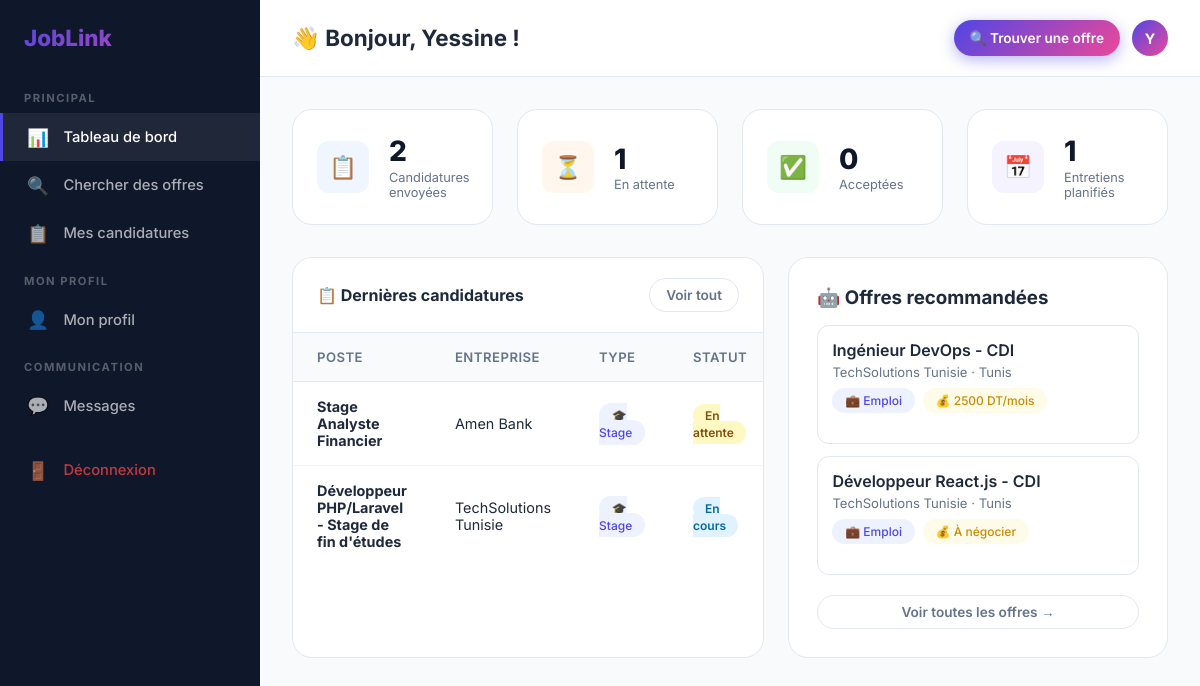
The page /etudiant/dashboard.php (signed in) on the database its author committed.
### tables this page shows
CREATE TABLE `student_profiles` (
  `id` int(11) NOT NULL AUTO_INCREMENT,
  `user_id` int(11) NOT NULL,
  `first_name` varchar(100) NOT NULL,
  `last_name` varchar(100) NOT NULL,
  `bio` text DEFAULT NULL,
  `cv_path` varchar(255) DEFAULT NULL,
  `portfolio_url` varchar(255) DEFAULT NULL,
  `sector` varchar(100) DEFAULT NULL,
  `location` varchar(100) DEFAULT NULL,
  `updated_at` timestamp NOT NULL DEFAULT current_timestamp() ON UPDATE current_timestamp(),
  PRIMARY KEY (`id`),
  KEY `user_id` (`user_id`),
  CONSTRAINT `fk_student_user` FOREIGN KEY (`user_id`) REFERENCES `users` (`id`) ON DELETE CASCADE
);

CREATE TABLE `applications` (
  `id` int(11) NOT NULL AUTO_INCREMENT,
  `offer_id` int(11) NOT NULL,
  `student_id` int(11) NOT NULL,
  `cover_letter` text DEFAULT NULL,
  `status` enum('pending','reviewed','accepted','rejected') NOT NULL DEFAULT 'pending',
  `applied_at` timestamp NOT NULL DEFAULT current_timestamp(),
  PRIMARY KEY (`id`),
  KEY `offer_id` (`offer_id`),
  KEY `student_id` (`student_id`),
  CONSTRAINT `fk_app_offer` FOREIGN KEY (`offer_id`) REFERENCES `job_offers` (`id`) ON DELETE CASCADE,
  CONSTRAINT `fk_app_student` FOREIGN KEY (`student_id`) REFERENCES `student_profiles` (`id`) ON DELETE CASCADE
);

CREATE TABLE `job_offers` (
  `id` int(11) NOT NULL AUTO_INCREMENT,
  `company_id` int(11) NOT NULL,
  `title` varchar(200) NOT NULL,
  `description` text NOT NULL,
  `offer_type` enum('stage','emploi') NOT NULL,
  `sector` varchar(100) DEFAULT NULL,
  `location` varchar(100) DEFAULT NULL,
  `duration` varchar(100) DEFAULT NULL,
  `remuneration` varchar(100) DEFAULT NULL,
  `status` enum('active','closed') NOT NULL DEFAULT 'active',
  `created_at` timestamp NOT NULL DEFAULT current_timestamp(),
  PRIMARY KEY (`id`),
  KEY `company_id` (`company_id`),
  CONSTRAINT `fk_offer_company` FOREIGN KEY (`company_id`) REFERENCES `company_profiles` (`id`) ON DELETE CASCADE
);

CREATE TABLE `company_profiles` (
  `id` int(11) NOT NULL AUTO_INCREMENT,
  `user_id` int(11) NOT NULL,
  `company_name` varchar(150) NOT NULL,
  `description` text DEFAULT NULL,
  `website_url` varchar(255) DEFAULT NULL,
  `logo_path` varchar(255) DEFAULT NULL,
  `sector` varchar(100) DEFAULT NULL,
  `location` varchar(100) DEFAULT NULL,
  `updated_at` timestamp NOT NULL DEFAULT current_timestamp() ON UPDATE current_timestamp(),
  PRIMARY KEY (`id`),
  KEY `user_id` (`user_id`),
  CONSTRAINT `fk_company_user` FOREIGN KEY (`user_id`) REFERENCES `users` (`id`) ON DELETE CASCADE
);

### etudiant/dashboard.php (the view, shortened to what this page needs)
<?php
require_once '../includes/auth.php';
$sp = $pdo->prepare("SELECT * FROM student_profiles WHERE user_id=?");
$sp->execute([$_SESSION['user_id']]);
$profile = $sp->fetch();
$sid = $profile['id'];
$total_apps  = $pdo->prepare("SELECT COUNT(*) FROM applications WHERE student_id=?"); $total_apps->execute([$sid]);
$pending     = $pdo->prepare("SELECT COUNT(*) FROM applications WHERE student_id=? AND status='pending'"); $pending->execute([$sid]);
$accepted    = $pdo->prepare("SELECT COUNT(*) FROM applications WHERE student_id=? AND status='accepted'"); $accepted->execute([$sid]);
$interviews  = $pdo->prepare("SELECT COUNT(*) FROM interviews i JOIN applications a ON i.application_id=a.id WHERE a.student_id=? AND i.status='scheduled'"); $interviews->execute([$sid]);
$recent = $pdo->prepare("SELECT a.*,jo.title,jo.offer_type,cp.company_name FROM applications a JOIN job_offers jo ON a.offer_id=jo.id JOIN company_profiles cp ON jo.company_id=cp.id WHERE a.student_id=? ORDER BY a.applied_at DESC LIMIT 5");
$recent->execute([$sid]);
$recent_apps = $recent->fetchAll();
$recs = $pdo->prepare("SELECT jo.*,cp.company_name FROM job_offers jo JOIN company_profiles cp ON jo.company_id=cp.id WHERE jo.status='active' AND (jo.sector=? OR jo.sector IS NULL) AND jo.id NOT IN (SELECT offer_id FROM applications WHERE student_id=?) ORDER BY RAND() LIMIT 3");
$recs->execute([$profile['sector'] ?? '', $sid]);
$recommended = $recs->fetchAll();
?>
<!DOCTYPE html>
<html lang="fr">
<head>
<link rel="stylesheet" href="/siteadam/css/style.css">
</head>
<body>
<div class="dash-layout">
  <?php include '../includes/sidebar_student.php'; ?>
  <div class="dash-content">
    <div class="dash-header">
      <h1>👋 Bonjour, <?= htmlspecialchars($profile['first_name'] ?? $_SESSION['name']) ?> !</h1>
      <div style="display:flex;gap:.75rem">
        <a href="/siteadam/offres.php" class="btn btn-primary btn-sm">🔍 Trouver une offre</a>
        <div class="nav-avatar"><?= strtoupper(substr($_SESSION['name'],0,1)) ?></div>
      </div>
    </div>
    <div class="dash-body">
      <div class="stats-grid">
        <div class="stat-card">
          <div class="stat-icon blue">📋</div>
          <div><div class="stat-val"><?= $total_apps->fetchColumn() ?></div><div class="stat-lbl">Candidatures envoyées</div></div>
        </div>
        <div class="stat-card">
          <div class="stat-icon orange">⏳</div>
          <div><div class="stat-val"><?= $pending->fetchColumn() ?></div><div class="stat-lbl">En attente</div></div>
        </div>
        <div class="stat-card">
          <div class="stat-icon green">✅</div>
          <div><div class="stat-val"><?= $accepted->fetchColumn() ?></div><div class="stat-lbl">Acceptées</div></div>
        </div>
        <div class="stat-card">
          <div class="stat-icon purple">📅</div>
          <div><div class="stat-val"><?= $interviews->fetchColumn() ?></div><div class="stat-lbl">Entretiens planifiés</div></div>
        </div>
      </div>
      <div style="display:grid;grid-template-columns:1fr 380px;gap:1.5rem">
        <div class="table-wrap">
          <div class="table-head">
            <h3>📋 Dernières candidatures</h3>
            <a href="/siteadam/etudiant/candidatures.php" class="btn btn-outline btn-sm">Voir tout</a>
          </div>
          <?php if(empty($recent_apps)): ?>
          <div class="empty-state" style="padding:2rem">
            <div class="empty-icon">📭</div>
            <h3>Aucune candidature</h3>
            <p>Commencez à postuler dès maintenant !</p>
            <a href="/siteadam/offres.php" class="btn btn-primary btn-sm" style="margin-top:1rem">Voir les offres</a>
          </div>
          <?php else: ?>
          <table>
            <thead><tr><th>Poste</th><th>Entreprise</th><th>Type</th><th>Statut</th><th>Date</th></tr></thead>
            <tbody>
            <?php foreach($recent_apps as $a): ?>
            <tr>
              <td><strong><?= htmlspecialchars($a['title']) ?></strong></td>
              <td><?= htmlspecialchars($a['company_name']) ?></td>
              <td><span class="tag tag-type" style="font-size:.75rem"><?= $a['offer_type']==='stage'?'🎓 Stage':'💼 Emploi' ?></span></td>
              <td><span class="badge badge-<?= $a['status'] ?>"><?= ['pending'=>'En attente','reviewed'=>'En cours','accepted'=>'Accepté','rejected'=>'Refusé'][$a['status']] ?></span></td>
            </tr>
            <?php endforeach; ?>
            </tbody>
          </table>
          <?php endif; ?>
        </div>
        <div>
          <div class="card" style="margin-bottom:0">
            <h3 style="margin-bottom:1rem">🤖 Offres recommandées</h3>
            <?php if(empty($recommended)): ?>
            <p style="color:var(--muted);font-size:.9rem">Complétez votre profil pour recevoir des recommandations personnalisées.</p>
            <?php else: ?>
            <?php foreach($recommended as $r): ?>
            <a href="/siteadam/offre-detail.php?id=<?= $r['id'] ?>" style="display:block;padding:.9rem;border:1px solid var(--border);border-radius:var(--radius);margin-bottom:.75rem;transition:var(--transition)" onmouseover="this.style.borderColor='var(--primary)'" onmouseout="this.style.borderColor='var(--border)'">
              <div style="font-weight:600;margin-bottom:.25rem"><?= htmlspecialchars($r['title']) ?></div>
              <div style="font-size:.82rem;color:var(--muted)"><?= htmlspecialchars($r['company_name']) ?> · <?= $r['location'] ?? 'N/A' ?></div>
              <div class="job-tags" style="margin-top:.5rem">
                <span class="tag tag-type" style="font-size:.75rem"><?= $r['offer_type']==='stage'?'🎓 Stage':'💼 Emploi' ?></span>
                <?php if($r['remuneration']): ?><span class="tag tag-salary" style="font-size:.75rem">💰 <?= htmlspecialchars($r['remuneration']) ?></span><?php endif; ?>
              </div>
            </a>
            <?php endforeach; ?>
            <?php endif; ?>
            <a href="/siteadam/offres.php" class="btn btn-outline btn-sm" style="width:100%;justify-content:center;margin-top:.5rem">Voir toutes les offres →</a>
          </div>
        </div>
      </div>
    </div>
  </div>
</div>
</body>
</html>

### css/style.css (style rules this page uses)
:root { --primary: #4f46e5; --primary-dark: #3730a3; --primary-light: #eef2ff; --secondary: #ec4899; --accent: #06b6d4; --dark: #0f172a; --light: #f8fafc; --text: #1e293b; --muted: #64748b; --border: #e2e8f0; --white: #ffffff; --success: #10b981; --warning: #f59e0b; --danger: #ef4444; --glass: rgba(255,255,255,0.75); --shadow: 0 4px 6px -1px rgba(0,0,0,.1),0 2px 4px -2px rgba(0,0,0,.1); --shadow-lg: 0 20px 25px -5px rgba(0,0,0,.1),0 8px 10px -6px rgba(0,0,0,.1); --radius: 12px; --radius-lg: 20px; --transition: all .3s ease; }
* { margin:0;padding:0;box-sizing:border-box }
html { scroll-behavior:smooth }
body { font-family:'Inter',sans-serif;color:var(--text);background:#f1f5f9;min-height:100vh;display:flex;flex-direction:column }
a { text-decoration:none;color:inherit }
.btn { display:inline-flex;align-items:center;gap:.5rem;padding:.75rem 1.5rem;border-radius:50px;font-weight:600;font-size:.95rem;cursor:pointer;border:none;transition:var(--transition) }
.btn-primary { background:linear-gradient(135deg,var(--primary),var(--secondary));color:#fff;box-shadow:0 4px 15px rgba(79,70,229,.4) }
.btn-outline { background:transparent;color:var(--muted);border:1.5px solid var(--border) }
.btn-sm { padding:.5rem 1rem;font-size:.85rem }
.nav-avatar { width:36px;height:36px;border-radius:50%;background:linear-gradient(135deg,var(--primary),var(--secondary));display:flex;align-items:center;justify-content:center;color:#fff;font-weight:700;font-size:.9rem }
.card { background:var(--white);border-radius:var(--radius-lg);padding:1.75rem;border:1px solid var(--border);transition:var(--transition) }
.job-tags { display:flex;gap:.5rem;flex-wrap:wrap;margin-bottom:1rem }
.tag { padding:.3rem .8rem;border-radius:50px;font-size:.8rem;font-weight:500 }
.tag-type { background:var(--primary-light);color:var(--primary) }
.tag-salary { background:#fefce8;color:#ca8a04 }
.dash-layout { display:flex;min-height:100vh }
.dash-content { flex:1;overflow:auto;background:#f8fafc }
.dash-header { background:var(--white);padding:1.25rem 2rem;border-bottom:1px solid var(--border);display:flex;align-items:center;justify-content:space-between }
.dash-header h1 { font-size:1.4rem;font-weight:700 }
.dash-body { padding:2rem }
.stats-grid { display:grid;grid-template-columns:repeat(auto-fit,minmax(200px,1fr));gap:1.5rem;margin-bottom:2rem }
.stat-card { background:var(--white);border-radius:var(--radius-lg);padding:1.5rem;border:1px solid var(--border);display:flex;align-items:center;gap:1.25rem }
.stat-icon { width:52px;height:52px;border-radius:var(--radius);display:flex;align-items:center;justify-content:center;font-size:1.4rem;flex-shrink:0 }
.stat-icon.blue { background:#eff6ff;color:#3b82f6 }
.stat-icon.green { background:#f0fdf4;color:#16a34a }
.stat-icon.purple { background:#f5f3ff;color:#7c3aed }
.stat-icon.orange { background:#fff7ed;color:#ea580c }
.stat-val { font-size:1.75rem;font-weight:800;color:var(--dark) }
.stat-lbl { font-size:.8rem;color:var(--muted);margin-top:.1rem }
.table-wrap { background:var(--white);border-radius:var(--radius-lg);border:1px solid var(--border);overflow:hidden }
.table-head { display:flex;align-items:center;justify-content:space-between;padding:1.25rem 1.5rem;border-bottom:1px solid var(--border) }
.table-head h3 { font-size:1rem;font-weight:700 }
table { width:100%;border-collapse:collapse }
table th { background:#f8fafc;padding:1rem 1.5rem;text-align:left;font-size:.82rem;font-weight:600;color:var(--muted);text-transform:uppercase;letter-spacing:.5px;border-bottom:1px solid var(--border) }
table td { padding:1rem 1.5rem;font-size:.9rem;border-bottom:1px solid rgba(226,232,240,.5) }
table tr:last-child td { border-bottom:none }
.badge { padding:.25rem .75rem;border-radius:50px;font-size:.75rem;font-weight:600 }
.badge-pending { background:#fef9c3;color:#854d0e }
.badge-reviewed { background:#e0f2fe;color:#0369a1 }

### rows shown on the page
student_profiles: first_name "Yessine"
applications: offer.title "Stage Analyste Financier", company_profiles.company_name "Amen Bank", status "En attente"
applications: offer.title "Développeur PHP/Laravel - Stage de fin d'études", company_profiles.company_name "TechSolutions Tunisie", status "En cours"
job_offers: title "Ingénieur DevOps - CDI", company.company_name "TechSolutions Tunisie", location "Tunis", offer_type "💼 Emploi", remuneration "2500 DT/mois"
job_offers: title "Développeur React.js - CDI", company.company_name "TechSolutions Tunisie", location "Tunis", offer_type "💼 Emploi", remuneration "À négocier"

### other values the page prints
substr($_SESSION['name'],0,1) "Y"
$total_apps->fetchColumn() "2"
$pending->fetchColumn() "1"
$accepted->fetchColumn() "0"
$interviews->fetchColumn() "1"
